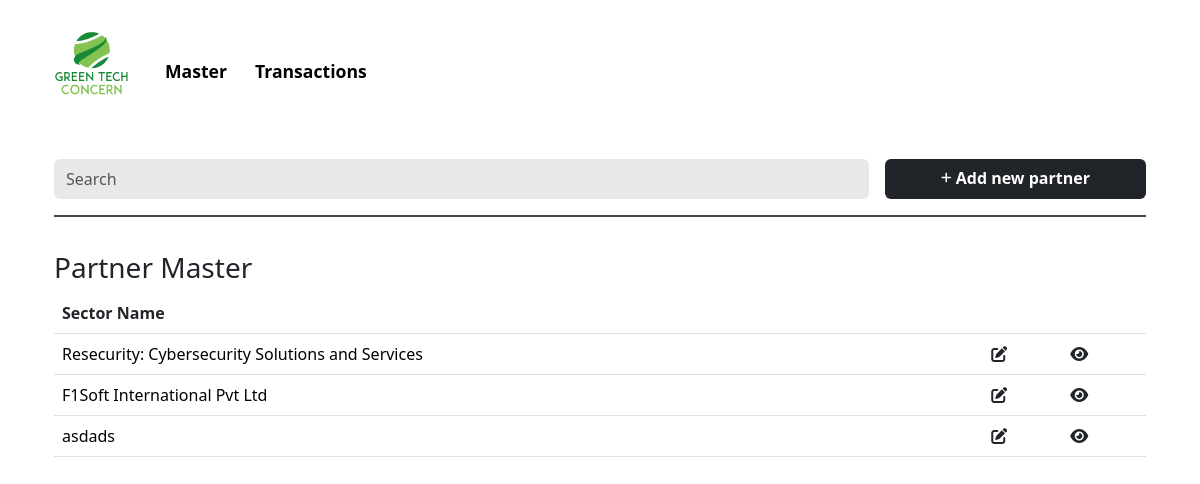
/master/?selection=partner (signed in), run on an earlier commit of the app's database.
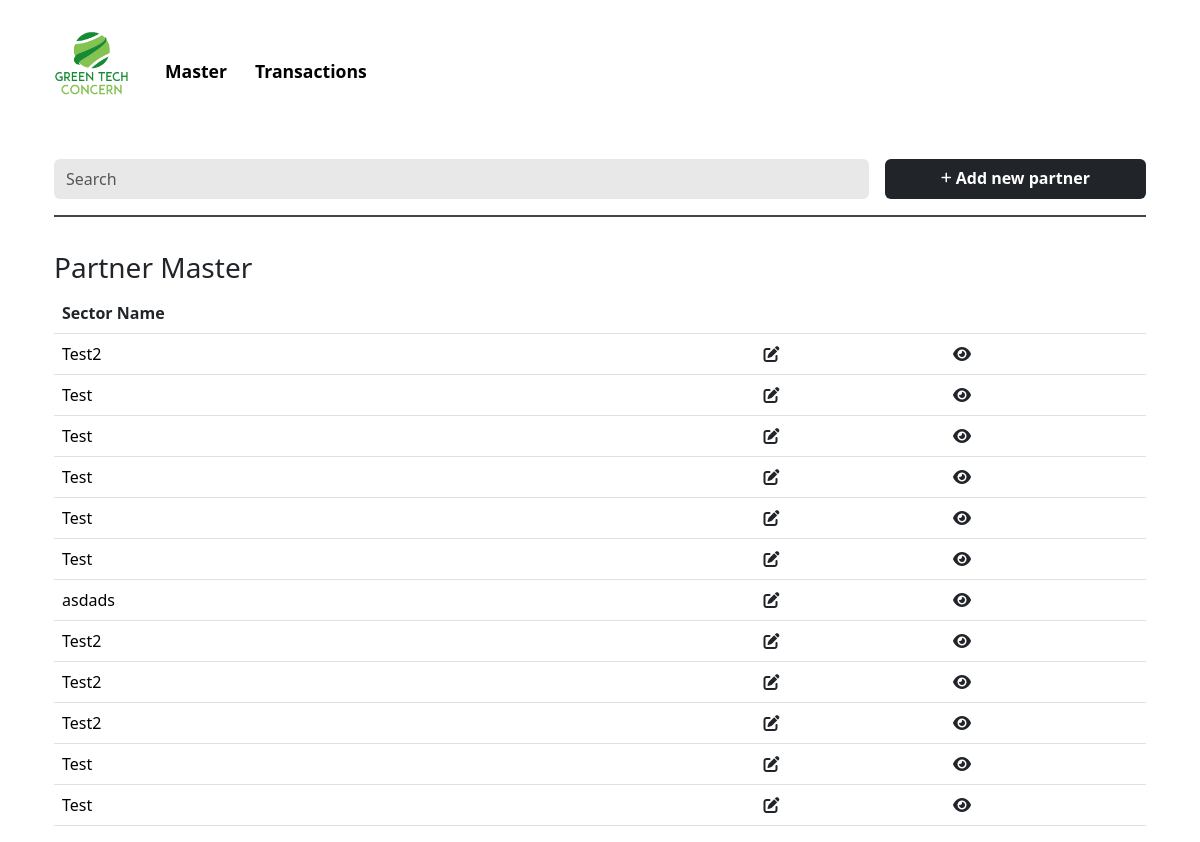
And on a later commit of the database.
### resecurityapp/models.py (models this page shows, shortened)
class Partner(models.Model):
    Partner_Name = models.CharField(max_length=100)
    address = models.CharField(max_length=255)
    city = models.CharField(max_length=100)
    country = models.CharField(max_length=100)
    Contact_Person = models.CharField(max_length=100)
    email = models.EmailField()

### resecurityapp/views.py (the view)
# urls.py: path('master/', views.master, name='master'),
def master(request):
    fullname = request.session.get('fullname')
    if not fullname:
        return redirect('login')
    companies = Company.objects.order_by('Company_Name')
    sectors = Sector.objects.values('Sector_Name')
    services = Service.objects.values('Service_Name')
    brands = Brand.objects.values('Brand_Name')
    vias = Via.objects.all()
    statuses = Status.objects.all()
    partners = Partner.objects.all()
    selection = request.GET.get('selection', None)
    return render(request, 'master.html', {'companies': companies, 'sectors': sectors, 'services': services, 'vias': vias, 'statuses': statuses, 'brands': brands, 'partners': partners, 'selection': selection})

### templates/master.html (shortened to what this page needs)
{% load static %}
<!doctype html>
<html lang="en">
<head>
    <link href="https://cdn.jsdelivr.net/npm/bootstrap@5.3.2/dist/css/bootstrap.min.css" rel="stylesheet">
    <link href="{% static 'css/homepage.css' %}" rel="stylesheet">
</head>
<body>
    <div class="container">
        <div id="navbar">
            <nav class="navbar navbar-expand-lg justify-content-center">
                <div class="container-fluid mt-3">
                    <a class="navbar-brand" href="{% url 'index' %}">
                        <img src="{% static 'images/logo.png' %}" alt="Resecurity CRM" width="75">
                    </a>
                    <div class="collapse navbar-collapse" id="navbarNav">
                        <ul class="navbar-nav mt-3">
                            <li class="nav-item" id="master">
                                <a class="nav-link fw-semibold" style="cursor: pointer;">Master</a>
                            </li>
                            <li class="nav-item active" id="transactions">
                                <a class="nav-link fw-semibold" href="{% url 'index' %}">Transactions</a>
                            </li>
                        </ul>
                    </div>
                </div>
            </nav>
        </div>
        {% if selection == "company" %}
        <div id="company-section">
            <div class="container mt-5">
                <div class="row g-3">
                    <div class="col">
                        <input class="form-control me-2 py-2" type="search" id="company-search" placeholder="Search" aria-label="Search">
                    </div>
                    <div class="col-3">
                        <a href="{% url 'newcompany' %}">
                            <button type="submit" class="btn fw-semibold w-100" name="company-submit" style="background-color: #212529;">
                                <i class="fa-solid fa-plus fa-xs" style="color: #ffffff;"></i> Add new company
                            </button>
                        </a>
                    </div>
                </div>
                <div class="hl mt-3"></div>
            </div>
            <div id="company-detail-content" class="company-detail-content container">
                <h3>Company Master</h3>
                <table class="table">
                    <thead>
                        <tr>
                            <th scope="col">Company Name</th>
                            <th scope="col"></th>
                            <th scope="col"></th>
                        </tr>
                    </thead>
                    <tbody>
                        {% for company in companies %}
                        <tr>
                            <td>{{ company.Company_Name }}</td>
                            <td>
                                <a href="{% url 'companyform' company.id %}">
                                    <i class="fa-solid fa-pen-to-square" style="color: #212529;"></i>
                                </a>
                            </td>
                            <td>
                                <a href="{% url 'companydetails' company.id %}">
                                    <i class="fa-solid fa-eye" style="color: #212529;"></i>
                                </a>
                            </td>
                        </tr>
                        {% endfor %}
                    </tbody>
                </table>
            </div>
        </div>
        {% elif selection == "partner" %}
        <div id="partner-section">
            <div class="container mt-5">
                <div class="row g-3">
                    <div class="col">
                        <input class="form-control me-2 py-2" type="search" id="partner-search" placeholder="Search" aria-label="Search">
                    </div>
                    <div class="col-3">
                        <a href="{% url 'newpartner' %}">
                            <button type="submit" class="btn fw-semibold w-100" name="company-submit" style="background-color: #212529;">
                                <i class="fa-solid fa-plus fa-xs" style="color: #ffffff;"></i> Add new partner
                            </button>
                        </a>
                    </div>
                </div>
                <div class="hl mt-3"></div>
            </div>
            <div id="partner-detail-content" class="partner-detail-content container">
                <h3>Partner Master</h3>
                <table class="table" id="partner-table">
                    <thead>
                        <tr>
                            <th scope="col">Sector Name</th>
                            <th scope="col"></th>
                            <th scope="col"></th>
                        </tr>
                    </thead>
                    <tbody>
                        {% for partner in partners %}
                        <tr>
                            <td>{{ partner.Partner_Name }}</td>
                            <td>
                                <a href="{% url 'partnerform' partner.id %}">
                                    <i class="fa-solid fa-pen-to-square" style="color: #212529;"></i>
                                </a>
                            </td>
                            <td>
                                <a href="{% url 'partnerdetails' partner.id %}">
                                    <i class="fa-solid fa-eye" style="color: #212529;"></i>
                                </a>
                            </td>
                        </tr>
                        {% endfor %}
                    </tbody>
                </table>
            </div>
        </div>
        {% endif %}
    </div>
</body>
</html>

### static/css/homepage.css (style rules this page uses)
body { margin: 0; padding: 0; box-sizing: border-box; }
html { scroll-behavior: smooth; }
.nav-link { margin-left: 1vw; font-size: 1.1rem; color: black; }
.form-control { background-color: #e8e8e8; border: none; }
.btn { background-color: black; color: white; padding-bottom: 1.1vh; }
.hl { border-top: 2px solid rgb(69, 69, 69); }
.company-content, .company-detail-content, .sector-content, .sector-detail-content, .service-content, .service-detail-content, .via-content, .via-detail-content, .status-content, .status-detail-content, .brand-content, .brand-detail-content, .partner-content, .partner-detail-content { margin-top: 3%; }
.company-detail-content th, .sector-detail-content th, .service-detail-content th, .via-detail-content th, .status-detail-content th, .brand-detail-content, .partner-detail-content th { color: #212529; }

What changed in the data, as far as the page shows it:
removed Partner: Partner_Name "Resecurity: Cybersecurity Solutions and Services"
removed Partner: Partner_Name "F1Soft International Pvt Ltd"
added Partner: Partner_Name "Test2"
added Partner: Partner_Name "Test"
added Partner: Partner_Name "Test"
added Partner: Partner_Name "Test"
added Partner: Partner_Name "Test"
added Partner: Partner_Name "Test"
added Partner: Partner_Name "Test2"
added Partner: Partner_Name "Test2"
added Partner: Partner_Name "Test2"
added Partner: Partner_Name "Test"
added Partner: Partner_Name "Test"
